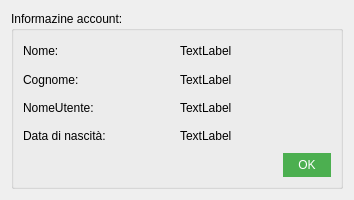
<?xml version="1.0" encoding="UTF-8"?>
<ui version="4.0">
 <class>FormUserInfo</class>
 <widget class="QDialog" name="FormUserInfo">
  <property name="geometry">
   <rect>
    <x>0</x>
    <y>0</y>
    <width>354</width>
    <height>200</height>
   </rect>
  </property>
  <property name="windowTitle">
   <string>Info Account</string>
  </property>
  <property name="styleSheet">
   <string notr="true">QPushButton{
    background-color: #4CAF50;
    border: none;
    color: white;
    padding: 5px 15px;
}
QPushButton:pressed{
    background-color:#006400;
    border: none;
    color: white;
    padding: 5px 15px;
}</string>
  </property>
  <layout class="QGridLayout" name="gridLayout">
   <item row="0" column="0">
    <widget class="QGroupBox" name="groupBox">
     <property name="title">
      <string>Informazine account:</string>
     </property>
     <layout class="QVBoxLayout" name="verticalLayout">
      <item>
       <layout class="QHBoxLayout" name="horizontalLayout">
        <item>
         <widget class="QLabel" name="label">
          <property name="text">
           <string>Nome:</string>
          </property>
         </widget>
        </item>
        <item>
         <widget class="QLabel" name="nameLabel">
          <property name="text">
           <string>TextLabel</string>
          </property>
         </widget>
        </item>
       </layout>
      </item>
      <item>
       <layout class="QHBoxLayout" name="horizontalLayout_2">
        <item>
         <widget class="QLabel" name="label_2">
          <property name="text">
           <string>Cognome:</string>
          </property>
         </widget>
        </item>
        <item>
         <widget class="QLabel" name="snameLabel">
          <property name="text">
           <string>TextLabel</string>
          </property>
         </widget>
        </item>
       </layout>
      </item>
      <item>
       <layout class="QHBoxLayout" name="horizontalLayout_3">
        <item>
         <widget class="QLabel" name="label_3">
          <property name="text">
           <string>NomeUtente:</string>
          </property>
         </widget>
        </item>
        <item>
         <widget class="QLabel" name="unLabel">
          <property name="text">
           <string>TextLabel</string>
          </property>
         </widget>
        </item>
       </layout>
      </item>
      <item>
       <layout class="QHBoxLayout" name="horizontalLayout_4">
        <item>
         <widget class="QLabel" name="label_4">
          <property name="text">
           <string>Data di nascità:</string>
          </property>
         </widget>
        </item>
        <item>
         <widget class="QLabel" name="dbLabel">
          <property name="text">
           <string>TextLabel</string>
          </property>
         </widget>
        </item>
       </layout>
      </item>
      <item>
       <layout class="QHBoxLayout" name="horizontalLayout_5">
        <item>
         <spacer name="horizontalSpacer">
          <property name="orientation">
           <enum>Qt::Horizontal</enum>
          </property>
          <property name="sizeHint" stdset="0">
           <size>
            <width>40</width>
            <height>20</height>
           </size>
          </property>
         </spacer>
        </item>
        <item>
         <widget class="QPushButton" name="okButton">
          <property name="text">
           <string>OK</string>
          </property>
         </widget>
        </item>
       </layout>
      </item>
     </layout>
     <zorder></zorder>
     <zorder></zorder>
     <zorder>label_3</zorder>
     <zorder></zorder>
     <zorder></zorder>
     <zorder></zorder>
    </widget>
   </item>
  </layout>
 </widget>
 <resources/>
 <connections/>
</ui>
